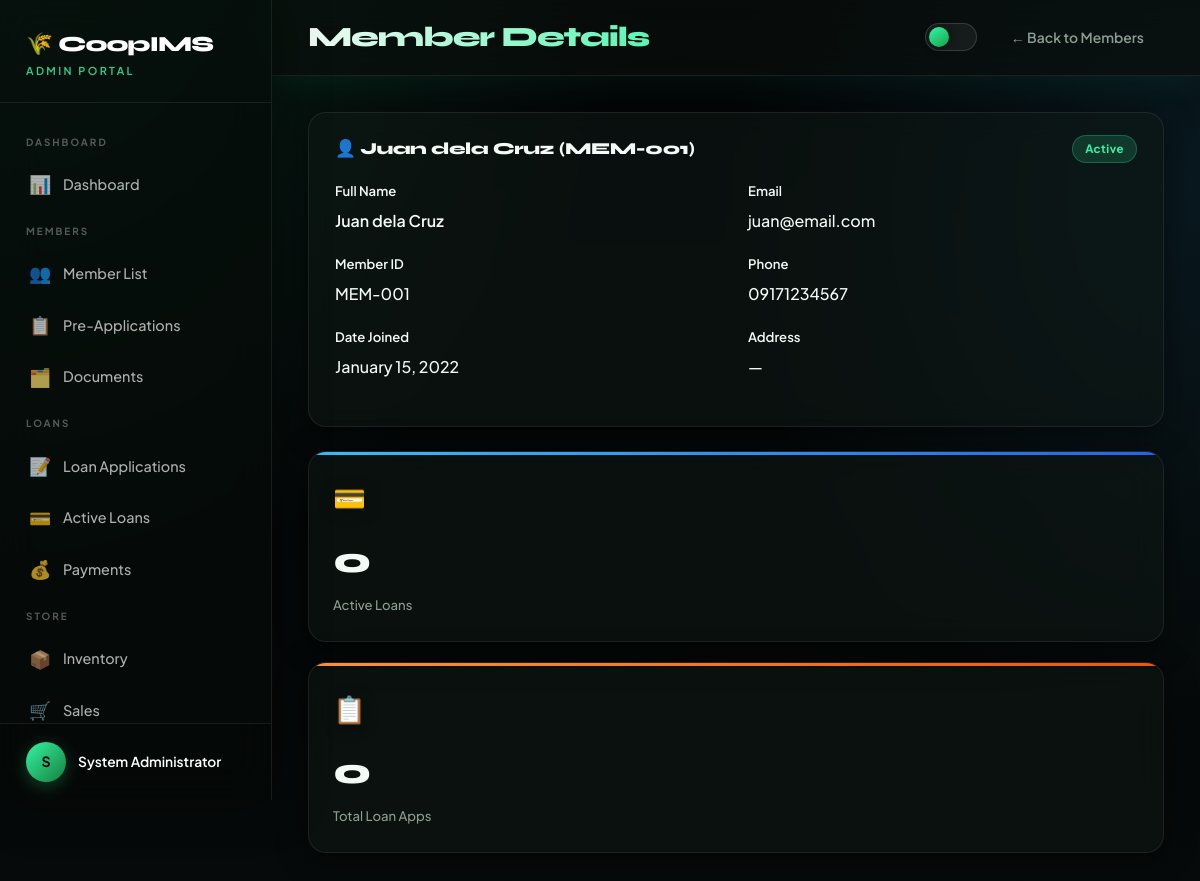
The app's page /admin_member_detail.php?id=1 (signed in) with its own data.
### tables this page shows
CREATE TABLE IF NOT EXISTS members (
    id              INT AUTO_INCREMENT PRIMARY KEY,
    member_id       VARCHAR(20) NOT NULL UNIQUE,
    first_name      VARCHAR(60) NOT NULL,
    middle_name     VARCHAR(60),
    last_name       VARCHAR(60) NOT NULL,
    email           VARCHAR(120),
    phone           VARCHAR(20),
    street          VARCHAR(150),
    barangay        VARCHAR(100),
    city            VARCHAR(100),
    province        VARCHAR(100),
    date_joined     DATE,
    status          ENUM('active','inactive','suspended') DEFAULT 'active',
    created_at      DATETIME DEFAULT CURRENT_TIMESTAMP
);

### admin_member_detail.php (the view, shortened to what this page needs)
<!DOCTYPE html>
<html lang="en">
<head>
  <link rel="stylesheet" href="css/style.css">
</head>
<body>
<?php
$db = getDB();
$id = (int)($_GET['id'] ?? 0);
$member = $db->query("SELECT *, CONCAT_WS(' ', first_name, middle_name, last_name) as full_name,
    CONCAT_WS(', ', street, barangay, city, province) as address
    FROM members WHERE id=$id")->fetch_assoc();
$activeLoans = $db->query("SELECT COUNT(*) as c FROM loans WHERE member_id=$id AND status='active'")->fetch_assoc()['c'];
$totalLoans = $db->query("SELECT COUNT(*) as c FROM loan_applications WHERE member_id=$id")->fetch_assoc()['c'];
?>
<?php include 'includes/admin_sidebar.php'; ?>
<div class="main-content">
  <div class="topbar">
    <div class="topbar-title">Member Details</div>
    <div class="topbar-actions">
      <a href="admin_members.php" class="btn btn-ghost">← Back to Members</a>
    </div>
  </div>
  <div class="page-body">
    <div class="card" style="margin-bottom:24px;">
      <div class="card-header">
        <span class="card-title">👤 <?= htmlspecialchars($member['full_name']) ?> (<?= $member['member_id'] ?>)</span>
        <div>
          <?php $sb=['active'=>'badge-green','inactive'=>'badge-gray','suspended'=>'badge-red']; ?>
          <span class="badge <?= $sb[$member['status']] ?>"><?= ucfirst($member['status']) ?></span>
        </div>
      </div>
      <div class="card-body">
        <div class="grid-2">
          <div>
            <div class="form-group">
              <label class="form-label">Full Name</label>
              <div class="text-lg fw-600"><?= htmlspecialchars($member['full_name']) ?></div>
            </div>
            <div class="form-group">
              <label class="form-label">Member ID</label>
              <div><?= $member['member_id'] ?></div>
            </div>
            <div class="form-group">
              <label class="form-label">Date Joined</label>
              <div><?= $member['date_joined'] ? date('F j, Y', strtotime($member['date_joined'])) : '—' ?></div>
            </div>
          </div>
          <div>
            <div class="form-group">
              <label class="form-label">Email</label>
              <div><?= htmlspecialchars($member['email'] ?? '—') ?></div>
            </div>
            <div class="form-group">
              <label class="form-label">Phone</label>
              <div><?= htmlspecialchars($member['phone'] ?? '—') ?></div>
            </div>
            <div class="form-group">
              <label class="form-label">Address</label>
              <div><?= htmlspecialchars(trim($member['address'], ', ') ?: '—') ?></div>
            </div>
          </div>
        </div>
      </div>
    </div>
    <div class="stats-grid" style="grid-template-columns:repeat(4,1fr);margin-bottom:24px;">
      <div class="stat-card blue"><span class="stat-icon">💳</span><div class="stat-value"><?= $activeLoans ?></div><div class="stat-label">Active Loans</div></div>
      <div class="stat-card gold"><span class="stat-icon">📋</span><div class="stat-value"><?= $totalLoans ?></div><div class="stat-label">Total Loan Apps</div></div>
    </div>
  </div>
</div>
</body>
</html>

### records on screen
members: member "MEM-001", status "Active", date_joined "January 15, 2022", email "juan@email.com", phone "09171234567"

### other values on screen
substr($user['name'], 0, 1) "S"
$user['name'] "System Administrator"
$member['full_name'] "Juan dela Cruz"
trim($member['address'], ', ') ?: '—' "—"
$activeLoans "0"
$totalLoans "0"
